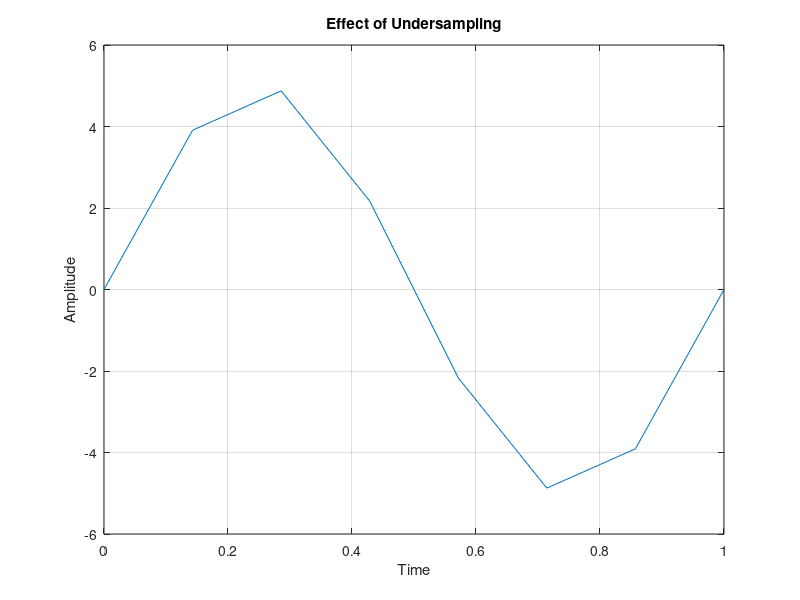

Reproduce this figure in MATLAB.
% Study the behavior of aliasing due to undersampling
clear all;
close all;

% Define time vector for sampling
n = linspace(0, 1, 8);

% Generate a sine wave with a frequency of 8 Hz
f = 8;
x = 5 * sin(2 * pi * f * n);

% Plot the undersampled signal
plot(n, x);
xlabel('Time');
ylabel('Amplitude');
title('Effect of Undersampling');
grid;

% Comments explaining the purpose of the code
% This code illustrates the aliasing effect when sampling a sine wave at a frequency lower than its Nyquist rate.
% The sine wave has a frequency of 8 Hz, and it is sampled at 8 equally spaced points between 0 and 1.
% The resulting plot demonstrates how undersampling can distort the representation of the original analog signal.
